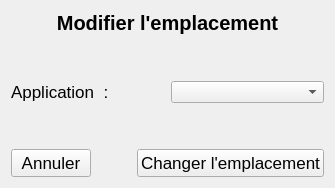
         <widget class="QWidget" name="changeemplacement">
          <layout class="QVBoxLayout" name="verticalLayout_20">
           <item>
            <widget class="QLabel" name="LTITLEEMPLACEMENTAPP">
             <property name="font">
              <font>
               <pointsize>15</pointsize>
               <bold>true</bold>
              </font>
             </property>
             <property name="text">
              <string>Modifier l'emplacement</string>
             </property>
             <property name="alignment">
              <set>Qt::AlignmentFlag::AlignCenter</set>
             </property>
            </widget>
           </item>
           <item>
            <spacer name="verticalSpacer_47">
             <property name="orientation">
              <enum>Qt::Orientation::Vertical</enum>
             </property>
             <property name="sizeHint" stdset="0">
              <size>
               <width>20</width>
               <height>40</height>
              </size>
             </property>
            </spacer>
           </item>
           <item>
            <layout class="QHBoxLayout" name="horizontalLayout_24">
             <item>
              <widget class="QLabel" name="LINCAPPEMPLACEMENT">
               <property name="font">
                <font>
                 <pointsize>13</pointsize>
                </font>
               </property>
               <property name="text">
                <string>Application  :</string>
               </property>
              </widget>
             </item>
             <item>
              <widget class="QComboBox" name="LISTAPPCHANGEEMPLACEMENT"/>
             </item>
            </layout>
           </item>
           <item>
            <spacer name="verticalSpacer_46">
             <property name="orientation">
              <enum>Qt::Orientation::Vertical</enum>
             </property>
             <property name="sizeHint" stdset="0">
              <size>
               <width>20</width>
               <height>40</height>
              </size>
             </property>
            </spacer>
           </item>
           <item>
            <layout class="QHBoxLayout" name="horizontalLayout_25">
             <item>
              <widget class="APushButton" name="IDC_CANCELEMPLACEMENTAPP">
               <property name="font">
                <font>
                 <pointsize>13</pointsize>
                </font>
               </property>
               <property name="text">
                <string>Annuler</string>
               </property>
              </widget>
             </item>
             <item>
              <spacer name="horizontalSpacer_13">
               <property name="orientation">
                <enum>Qt::Orientation::Horizontal</enum>
               </property>
               <property name="sizeHint" stdset="0">
                <size>
                 <width>40</width>
                 <height>20</height>
                </size>
               </property>
              </spacer>
             </item>
             <item>
              <widget class="APushButton" name="IDC_VALIDERCHANGEEMPLACEMENTAPP">
               <property name="font">
                <font>
                 <pointsize>13</pointsize>
                </font>
               </property>
               <property name="text">
                <string>Changer l'emplacement</string>
               </property>
              </widget>
             </item>
            </layout>
           </item>
          </layout>
         </widget>
